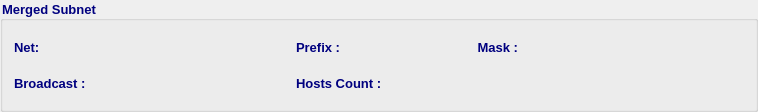
    <widget class="QGroupBox" name="mGb">
     <property name="font">
      <font>
       <family>Tahoma</family>
       <pointsize>10</pointsize>
       <weight>75</weight>
       <bold>true</bold>
      </font>
     </property>
     <property name="styleSheet">
      <string notr="true">color: rgb(0, 0, 127);</string>
     </property>
     <property name="title">
      <string>Merged Subnet</string>
     </property>
     <layout class="QVBoxLayout" name="verticalLayout_3">
      <item>
       <layout class="QHBoxLayout" name="horizontalLayout_13">
        <item>
         <widget class="QLabel" name="label_7">
          <property name="minimumSize">
           <size>
            <width>90</width>
            <height>30</height>
           </size>
          </property>
          <property name="maximumSize">
           <size>
            <width>90</width>
            <height>30</height>
           </size>
          </property>
          <property name="font">
           <font>
            <family>Tahoma</family>
            <pointsize>10</pointsize>
            <weight>75</weight>
            <bold>true</bold>
           </font>
          </property>
          <property name="styleSheet">
           <string notr="true">color: rgb(0, 0, 127);</string>
          </property>
          <property name="text">
           <string>Net:</string>
          </property>
         </widget>
        </item>
        <item>
         <widget class="QLabel" name="netLbl">
          <property name="sizePolicy">
           <sizepolicy hsizetype="Expanding" vsizetype="Preferred">
            <horstretch>0</horstretch>
            <verstretch>0</verstretch>
           </sizepolicy>
          </property>
          <property name="minimumSize">
           <size>
            <width>180</width>
            <height>30</height>
           </size>
          </property>
          <property name="maximumSize">
           <size>
            <width>500</width>
            <height>30</height>
           </size>
          </property>
          <property name="font">
           <font>
            <family>Tahoma</family>
            <pointsize>10</pointsize>
            <weight>75</weight>
            <bold>true</bold>
           </font>
          </property>
          <property name="styleSheet">
           <string notr="true">color: rgb(85, 0, 127);</string>
          </property>
          <property name="text">
           <string/>
          </property>
         </widget>
        </item>
        <item>
         <widget class="QLabel" name="label_10">
          <property name="minimumSize">
           <size>
            <width>80</width>
            <height>30</height>
           </size>
          </property>
          <property name="maximumSize">
           <size>
            <width>80</width>
            <height>30</height>
           </size>
          </property>
          <property name="font">
           <font>
            <family>Tahoma</family>
            <pointsize>10</pointsize>
            <weight>75</weight>
            <bold>true</bold>
           </font>
          </property>
          <property name="styleSheet">
           <string notr="true">color: rgb(0, 0, 127);</string>
          </property>
          <property name="text">
           <string>Prefix :</string>
          </property>
          <property name="alignment">
           <set>Qt::AlignLeading|Qt::AlignLeft|Qt::AlignVCenter</set>
          </property>
         </widget>
        </item>
        <item>
         <widget class="QLabel" name="prefixLbl">
          <property name="minimumSize">
           <size>
            <width>50</width>
            <height>30</height>
           </size>
          </property>
          <property name="maximumSize">
           <size>
            <width>50</width>
            <height>30</height>
           </size>
          </property>
          <property name="font">
           <font>
            <family>Tahoma</family>
            <pointsize>10</pointsize>
            <weight>75</weight>
            <bold>true</bold>
           </font>
          </property>
          <property name="styleSheet">
           <string notr="true">color: rgb(85, 0, 127);</string>
          </property>
          <property name="text">
           <string/>
          </property>
         </widget>
        </item>
        <item>
         <widget class="QLabel" name="label_9">
          <property name="minimumSize">
           <size>
            <width>80</width>
            <height>30</height>
           </size>
          </property>
          <property name="maximumSize">
           <size>
            <width>80</width>
            <height>30</height>
           </size>
          </property>
          <property name="font">
           <font>
            <family>Tahoma</family>
            <pointsize>10</pointsize>
            <weight>75</weight>
            <bold>true</bold>
           </font>
          </property>
          <property name="styleSheet">
           <string notr="true">color: rgb(0, 0, 127);</string>
          </property>
          <property name="text">
           <string>Mask :</string>
          </property>
          <property name="alignment">
           <set>Qt::AlignRight|Qt::AlignTrailing|Qt::AlignVCenter</set>
          </property>
         </widget>
        </item>
        <item>
         <widget class="QLabel" name="maskLbl">
          <property name="sizePolicy">
           <sizepolicy hsizetype="Expanding" vsizetype="Preferred">
            <horstretch>0</horstretch>
            <verstretch>0</verstretch>
           </sizepolicy>
          </property>
          <property name="minimumSize">
           <size>
            <width>180</width>
            <height>30</height>
           </size>
          </property>
          <property name="maximumSize">
           <size>
            <width>500</width>
            <height>30</height>
           </size>
          </property>
          <property name="font">
           <font>
            <family>Tahoma</family>
            <pointsize>10</pointsize>
            <weight>75</weight>
            <bold>true</bold>
           </font>
          </property>
          <property name="styleSheet">
           <string notr="true">color: rgb(85, 0, 127);</string>
          </property>
          <property name="text">
           <string/>
          </property>
         </widget>
        </item>
        <item>
         <spacer name="horizontalSpacer_6">
          <property name="orientation">
           <enum>Qt::Horizontal</enum>
          </property>
          <property name="sizeHint" stdset="0">
           <size>
            <width>40</width>
            <height>20</height>
           </size>
          </property>
         </spacer>
        </item>
       </layout>
      </item>
      <item>
       <layout class="QHBoxLayout" name="horizontalLayout_12">
        <item>
         <widget class="QLabel" name="label_11">
          <property name="minimumSize">
           <size>
            <width>90</width>
            <height>30</height>
           </size>
          </property>
          <property name="maximumSize">
           <size>
            <width>90</width>
            <height>30</height>
           </size>
          </property>
          <property name="font">
           <font>
            <family>Tahoma</family>
            <pointsize>10</pointsize>
            <weight>75</weight>
            <bold>true</bold>
           </font>
          </property>
          <property name="styleSheet">
           <string notr="true">color: rgb(0, 0, 127);</string>
          </property>
          <property name="text">
           <string>Broadcast :</string>
          </property>
         </widget>
        </item>
        <item>
         <widget class="QLabel" name="bcLbl">
          <property name="sizePolicy">
           <sizepolicy hsizetype="Expanding" vsizetype="Preferred">
            <horstretch>0</horstretch>
            <verstretch>0</verstretch>
           </sizepolicy>
          </property>
          <property name="minimumSize">
           <size>
            <width>180</width>
            <height>30</height>
           </size>
          </property>
          <property name="maximumSize">
           <size>
            <width>500</width>
            <height>30</height>
           </size>
          </property>
          <property name="font">
           <font>
            <family>Tahoma</family>
            <pointsize>10</pointsize>
            <weight>75</weight>
            <bold>true</bold>
           </font>
          </property>
          <property name="styleSheet">
           <string notr="true">color: rgb(85, 0, 127);</string>
          </property>
          <property name="text">
           <string/>
          </property>
         </widget>
        </item>
        <item>
         <widget class="QLabel" name="label_12">
          <property name="minimumSize">
           <size>
            <width>130</width>
            <height>30</height>
           </size>
          </property>
          <property name="maximumSize">
           <size>
            <width>130</width>
            <height>30</height>
           </size>
          </property>
          <property name="font">
           <font>
            <family>Tahoma</family>
            <pointsize>10</pointsize>
            <weight>75</weight>
            <bold>true</bold>
           </font>
          </property>
          <property name="styleSheet">
           <string notr="true">color: rgb(0, 0, 127);</string>
          </property>
          <property name="text">
           <string>Hosts Count :</string>
          </property>
          <property name="alignment">
           <set>Qt::AlignLeading|Qt::AlignLeft|Qt::AlignVCenter</set>
          </property>
         </widget>
        </item>
        <item>
         <widget class="QLabel" name="hostLbl">
          <property name="minimumSize">
           <size>
            <width>150</width>
            <height>30</height>
           </size>
          </property>
          <property name="maximumSize">
           <size>
            <width>150</width>
            <height>30</height>
           </size>
          </property>
          <property name="font">
           <font>
            <family>Tahoma</family>
            <pointsize>10</pointsize>
            <weight>75</weight>
            <bold>true</bold>
           </font>
          </property>
          <property name="styleSheet">
           <string notr="true">color: rgb(85, 0, 127);</string>
          </property>
          <property name="text">
           <string/>
          </property>
         </widget>
        </item>
        <item>
         <spacer name="horizontalSpacer_7">
          <property name="orientation">
           <enum>Qt::Horizontal</enum>
          </property>
          <property name="sizeHint" stdset="0">
           <size>
            <width>40</width>
            <height>20</height>
           </size>
          </property>
         </spacer>
        </item>
       </layout>
      </item>
     </layout>
    </widget>
